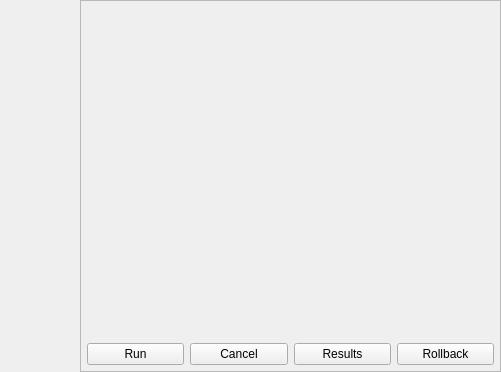
<?xml version="1.0" encoding="UTF-8"?>
<ui version="4.0">
 <class>CWE_TabWidget</class>
 <widget class="QWidget" name="CWE_TabWidget">
  <property name="geometry">
   <rect>
    <x>0</x>
    <y>0</y>
    <width>501</width>
    <height>372</height>
   </rect>
  </property>
  <property name="windowTitle">
   <string>Form</string>
  </property>
  <layout class="QHBoxLayout" name="horizontalLayout">
   <property name="spacing">
    <number>0</number>
   </property>
   <property name="leftMargin">
    <number>0</number>
   </property>
   <property name="topMargin">
    <number>0</number>
   </property>
   <property name="rightMargin">
    <number>0</number>
   </property>
   <property name="bottomMargin">
    <number>0</number>
   </property>
   <item>
    <widget class="QWidget" name="tabsBar" native="true">
     <property name="minimumSize">
      <size>
       <width>80</width>
       <height>0</height>
      </size>
     </property>
     <property name="maximumSize">
      <size>
       <width>100</width>
       <height>16777215</height>
      </size>
     </property>
     <layout class="QVBoxLayout" name="verticalTabLayout">
      <property name="spacing">
       <number>0</number>
      </property>
      <property name="leftMargin">
       <number>0</number>
      </property>
      <property name="topMargin">
       <number>0</number>
      </property>
      <property name="rightMargin">
       <number>0</number>
      </property>
      <property name="bottomMargin">
       <number>0</number>
      </property>
      <item>
       <spacer name="verticalSpacer">
        <property name="orientation">
         <enum>Qt::Vertical</enum>
        </property>
        <property name="sizeHint" stdset="0">
         <size>
          <width>20</width>
          <height>40</height>
         </size>
        </property>
       </spacer>
      </item>
     </layout>
    </widget>
   </item>
   <item>
    <widget class="QFrame" name="frame">
     <property name="sizePolicy">
      <sizepolicy hsizetype="Preferred" vsizetype="Preferred">
       <horstretch>1</horstretch>
       <verstretch>0</verstretch>
      </sizepolicy>
     </property>
     <property name="sizeIncrement">
      <size>
       <width>0</width>
       <height>0</height>
      </size>
     </property>
     <property name="frameShape">
      <enum>QFrame::StyledPanel</enum>
     </property>
     <property name="frameShadow">
      <enum>QFrame::Raised</enum>
     </property>
     <layout class="QVBoxLayout" name="verticalLayout">
      <property name="leftMargin">
       <number>6</number>
      </property>
      <property name="topMargin">
       <number>6</number>
      </property>
      <property name="rightMargin">
       <number>6</number>
      </property>
      <property name="bottomMargin">
       <number>6</number>
      </property>
      <item>
       <widget class="QStackedWidget" name="stagePanels">
        <property name="currentIndex">
         <number>-1</number>
        </property>
       </widget>
      </item>
      <item>
       <widget class="QWidget" name="buttonWidget" native="true">
        <layout class="QHBoxLayout" name="horizontalLayout_2">
         <property name="leftMargin">
          <number>0</number>
         </property>
         <property name="topMargin">
          <number>0</number>
         </property>
         <property name="rightMargin">
          <number>0</number>
         </property>
         <property name="bottomMargin">
          <number>0</number>
         </property>
         <item>
          <widget class="QPushButton" name="pbtn_run">
           <property name="text">
            <string>Run</string>
           </property>
          </widget>
         </item>
         <item>
          <widget class="QPushButton" name="pbtn_cancel">
           <property name="text">
            <string>Cancel</string>
           </property>
          </widget>
         </item>
         <item>
          <widget class="QPushButton" name="pbtn_results">
           <property name="text">
            <string>Results</string>
           </property>
          </widget>
         </item>
         <item>
          <widget class="QPushButton" name="pbtn_rollback">
           <property name="text">
            <string>Rollback</string>
           </property>
          </widget>
         </item>
        </layout>
       </widget>
      </item>
     </layout>
    </widget>
   </item>
  </layout>
 </widget>
 <resources/>
 <connections/>
</ui>
